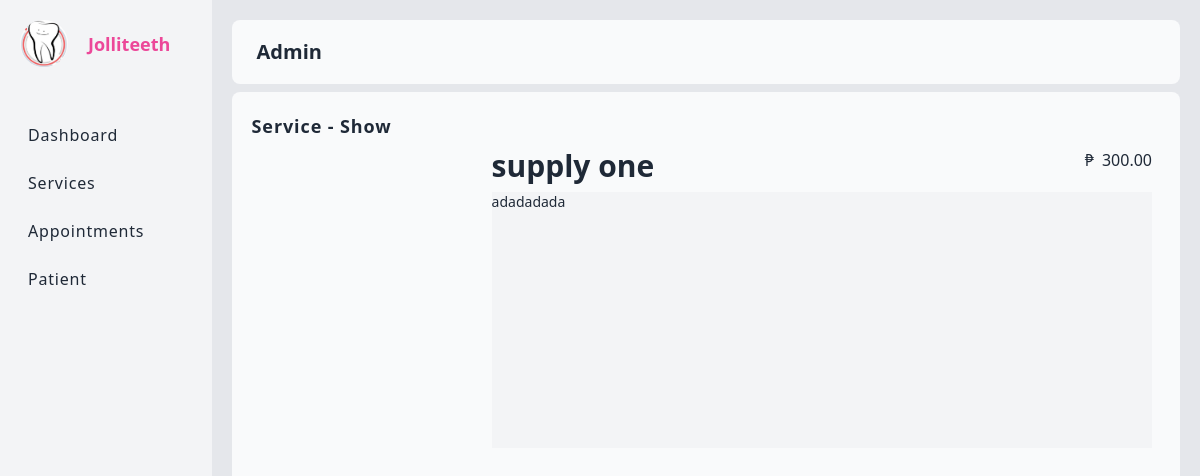
Screenshot of /service/show/2 (signed in) with the database file from the repository.
### dental/models.py (models this page shows, shortened)
class Service(models.Model):
    image = models.FileField(upload_to="services", null=True)
    name = models.CharField(max_length=55, null=True)
    description = models.TextField(max_length=255, null=True)
    price = models.DecimalField(max_digits=20, decimal_places=2, null=True)
    created_at = models.DateTimeField(auto_now_add=True)
    updated_at = models.DateTimeField(auto_now=True)

### dental/views.py (the view)
# urls.py: path('show/<int:serviceID>', views.service_show, name="service_show"),
@login_required(login_url="login")
def service_show(request, serviceID):
    service = Service.objects.get(id=serviceID)
    context = {
        'service' : service
    }
    return render(request, 'pages/services/show.html', context)

### dental/templates/pages/services/show.html (shortened to what this page needs)
{% extends 'components/layout/auth.html' %}
{% block sub_content %}
<div class="flex flex-col rounded-lg bg-gray-50 w-full h-full p-5">
    <h1 class="font-bold text-lg tracking-wider">
        Service - Show
    </h1>
    <div class="flex gap-2 h-full w-full">
        <div class="h-full w-1/3">
        </div>
        <div class="flex flex-col gap-2 w-full h-full p-2">
            <div class="flex justify-between">
                <h1 class="text-3xl font-bold w-full">
                    {{service.name}}
                </h1>
                <p class="flex gap-2">
                    &#8369
                    <span>
                        {{service.price}}
                    </span>
                </p>
            </div>
            <p class="h-64 w-full text-sm bg-gray-100 rounnded-lg">
                {{service.description}}
            </p>
        </div>
    </div>
</div>
{% endblock sub_content %}

### dental/templates/components/admin/navbar.html (shortened to what this page needs)
<div class="navbar bg-gray-50 rounded-lg w-full">
    <div class="flex-1 capitalize">
      <a class="btn btn-ghost text-xl">{{user.username}}</a>
    </div>
    <div class="flex-none">
      <a href="{% url 'logout' %}">
        <button class="btn btn-square btn-ghost">
        </button>
      </a>
    </div>
  </div>

### rows the page displays
Service: name "supply one", price "300.00", description "adadadada"

### other values shown
{{ user.username }} "Admin"
